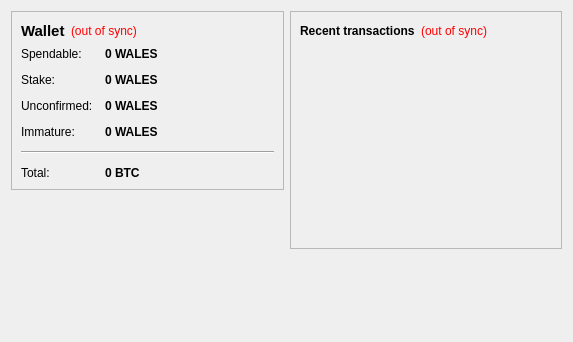
<?xml version="1.0" encoding="UTF-8"?>
<ui version="4.0">
 <class>OverviewPage</class>
 <widget class="QWidget" name="OverviewPage">
  <property name="geometry">
   <rect>
    <x>0</x>
    <y>0</y>
    <width>573</width>
    <height>342</height>
   </rect>
  </property>
  <property name="windowTitle">
   <string>Form</string>
  </property>
  <layout class="QHBoxLayout" name="horizontalLayout" stretch="1,1">
   <item>
    <layout class="QVBoxLayout" name="verticalLayout_2">
     <item>
      <widget class="QFrame" name="frame">
       <property name="frameShape">
        <enum>QFrame::StyledPanel</enum>
       </property>
       <property name="frameShadow">
        <enum>QFrame::Raised</enum>
       </property>
       <layout class="QVBoxLayout" name="verticalLayout_4">
        <item>
         <layout class="QHBoxLayout" name="horizontalLayout_4">
          <item>
           <widget class="QLabel" name="label_5">
            <property name="font">
             <font>
              <pointsize>11</pointsize>
              <weight>75</weight>
              <bold>true</bold>
             </font>
            </property>
            <property name="text">
             <string>Wallet</string>
            </property>
           </widget>
          </item>
          <item>
           <widget class="QLabel" name="labelWalletStatus">
            <property name="toolTip">
             <string>The displayed information may be out of date. Your wallet automatically synchronizes with the Wales network after a connection is established, but this process has not completed yet.</string>
            </property>
            <property name="styleSheet">
             <string notr="true">QLabel { color: red; }</string>
            </property>
            <property name="text">
             <string notr="true">(out of sync)</string>
            </property>
            <property name="alignment">
             <set>Qt::AlignLeading|Qt::AlignLeft|Qt::AlignVCenter</set>
            </property>
           </widget>
          </item>
          <item>
           <spacer name="horizontalSpacer_2">
            <property name="orientation">
             <enum>Qt::Horizontal</enum>
            </property>
            <property name="sizeHint" stdset="0">
             <size>
              <width>40</width>
              <height>20</height>
             </size>
            </property>
           </spacer>
          </item>
         </layout>
        </item>
        <item>
         <layout class="QFormLayout" name="formLayout_2">
          <property name="fieldGrowthPolicy">
           <enum>QFormLayout::AllNonFixedFieldsGrow</enum>
          </property>
          <property name="horizontalSpacing">
           <number>12</number>
          </property>
          <property name="verticalSpacing">
           <number>12</number>
          </property>
          <item row="0" column="0">
           <widget class="QLabel" name="label">
            <property name="text">
             <string>Spendable:</string>
            </property>
           </widget>
          </item>
          <item row="0" column="1">
           <widget class="QLabel" name="labelBalance">
            <property name="font">
             <font>
              <weight>75</weight>
              <bold>true</bold>
             </font>
            </property>
            <property name="cursor">
             <cursorShape>IBeamCursor</cursorShape>
            </property>
            <property name="toolTip">
             <string>Your current spendable balance</string>
            </property>
            <property name="text">
             <string notr="true">0 WALES</string>
            </property>
            <property name="textInteractionFlags">
             <set>Qt::LinksAccessibleByMouse|Qt::TextSelectableByKeyboard|Qt::TextSelectableByMouse</set>
            </property>
           </widget>
          </item>
          <item row="1" column="0">
           <widget class="QLabel" name="label_6">
            <property name="text">
             <string>Stake:</string>
            </property>
           </widget>
          </item>
          <item row="1" column="1">
           <widget class="QLabel" name="labelStake">
            <property name="font">
             <font>
              <weight>75</weight>
              <bold>true</bold>
             </font>
            </property>
            <property name="cursor">
             <cursorShape>IBeamCursor</cursorShape>
            </property>
            <property name="toolTip">
             <string>Total of coins that was staked, and do not yet count toward the current balance</string>
            </property>
            <property name="text">
             <string notr="true">0 WALES</string>
            </property>
            <property name="textInteractionFlags">
             <set>Qt::LinksAccessibleByMouse|Qt::TextSelectableByKeyboard|Qt::TextSelectableByMouse</set>
            </property>
           </widget>
          </item>
          <item row="2" column="0">
           <widget class="QLabel" name="label_3">
            <property name="text">
             <string>Unconfirmed:</string>
            </property>
           </widget>
          </item>
          <item row="2" column="1">
           <widget class="QLabel" name="labelUnconfirmed">
            <property name="font">
             <font>
              <weight>75</weight>
              <bold>true</bold>
             </font>
            </property>
            <property name="cursor">
             <cursorShape>IBeamCursor</cursorShape>
            </property>
            <property name="toolTip">
             <string>Total of transactions that have yet to be confirmed, and do not yet count toward the current balance</string>
            </property>
            <property name="text">
             <string notr="true">0 WALES</string>
            </property>
            <property name="textInteractionFlags">
             <set>Qt::LinksAccessibleByMouse|Qt::TextSelectableByKeyboard|Qt::TextSelectableByMouse</set>
            </property>
           </widget>
          </item>
          <item row="3" column="0">
           <widget class="QLabel" name="labelImmatureText">
            <property name="text">
             <string>Immature:</string>
            </property>
           </widget>
          </item>
          <item row="3" column="1">
           <widget class="QLabel" name="labelImmature">
            <property name="font">
             <font>
              <weight>75</weight>
              <bold>true</bold>
             </font>
            </property>
            <property name="toolTip">
             <string>Mined balance that has not yet matured</string>
            </property>
            <property name="text">
             <string notr="true">0 WALES</string>
            </property>
            <property name="textInteractionFlags">
             <set>Qt::LinksAccessibleByMouse|Qt::TextSelectableByKeyboard|Qt::TextSelectableByMouse</set>
            </property>
           </widget>
          </item>
          <item row="4" column="0" colspan="2">
           <widget class="Line" name="line">
            <property name="orientation">
             <enum>Qt::Horizontal</enum>
            </property>
           </widget>
          </item>
          <item row="5" column="0">
           <widget class="QLabel" name="labelTotalText">
            <property name="text">
             <string>Total:</string>
            </property>
           </widget>
          </item>
          <item row="5" column="1">
           <widget class="QLabel" name="labelTotal">
            <property name="font">
             <font>
              <weight>75</weight>
              <bold>true</bold>
             </font>
            </property>
            <property name="cursor">
             <cursorShape>IBeamCursor</cursorShape>
            </property>
            <property name="toolTip">
             <string>Your current total balance</string>
            </property>
            <property name="text">
             <string notr="true">0 BTC</string>
            </property>
            <property name="textInteractionFlags">
             <set>Qt::LinksAccessibleByMouse|Qt::TextSelectableByKeyboard|Qt::TextSelectableByMouse</set>
            </property>
           </widget>
          </item>
         </layout>
        </item>
       </layout>
      </widget>
     </item>
     <item>
      <spacer name="verticalSpacer">
       <property name="orientation">
        <enum>Qt::Vertical</enum>
       </property>
       <property name="sizeHint" stdset="0">
        <size>
         <width>20</width>
         <height>40</height>
        </size>
       </property>
      </spacer>
     </item>
    </layout>
   </item>
   <item>
    <layout class="QVBoxLayout" name="verticalLayout_3">
     <item>
      <widget class="QFrame" name="frame_2">
       <property name="frameShape">
        <enum>QFrame::StyledPanel</enum>
       </property>
       <property name="frameShadow">
        <enum>QFrame::Raised</enum>
       </property>
       <layout class="QVBoxLayout" name="verticalLayout">
        <item>
         <layout class="QHBoxLayout" name="horizontalLayout_2">
          <item>
           <widget class="QLabel" name="label_4">
            <property name="text">
             <string>&lt;b&gt;Recent transactions&lt;/b&gt;</string>
            </property>
           </widget>
          </item>
          <item>
           <widget class="QLabel" name="labelTransactionsStatus">
            <property name="toolTip">
             <string>The displayed information may be out of date. Your wallet automatically synchronizes with the Wales network after a connection is established, but this process has not completed yet.</string>
            </property>
            <property name="styleSheet">
             <string notr="true">QLabel { color: red; }</string>
            </property>
            <property name="text">
             <string notr="true">(out of sync)</string>
            </property>
            <property name="alignment">
             <set>Qt::AlignRight|Qt::AlignTrailing|Qt::AlignVCenter</set>
            </property>
           </widget>
          </item>
          <item>
           <spacer name="horizontalSpacer">
            <property name="orientation">
             <enum>Qt::Horizontal</enum>
            </property>
            <property name="sizeHint" stdset="0">
             <size>
              <width>40</width>
              <height>20</height>
             </size>
            </property>
           </spacer>
          </item>
         </layout>
        </item>
        <item>
         <widget class="QListView" name="listTransactions">
          <property name="styleSheet">
           <string notr="true">QListView { background: transparent; }</string>
          </property>
          <property name="frameShape">
           <enum>QFrame::NoFrame</enum>
          </property>
          <property name="verticalScrollBarPolicy">
           <enum>Qt::ScrollBarAlwaysOff</enum>
          </property>
          <property name="horizontalScrollBarPolicy">
           <enum>Qt::ScrollBarAlwaysOff</enum>
          </property>
          <property name="selectionMode">
           <enum>QAbstractItemView::NoSelection</enum>
          </property>
         </widget>
        </item>
       </layout>
      </widget>
     </item>
     <item>
      <spacer name="verticalSpacer_2">
       <property name="orientation">
        <enum>Qt::Vertical</enum>
       </property>
       <property name="sizeHint" stdset="0">
        <size>
         <width>20</width>
         <height>40</height>
        </size>
       </property>
      </spacer>
     </item>
    </layout>
   </item>
  </layout>
 </widget>
 <resources/>
 <connections/>
</ui>
